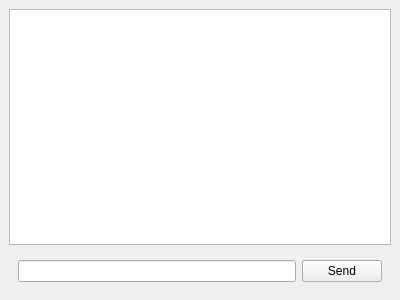
<?xml version="1.0" encoding="UTF-8"?>
<ui version="4.0">
 <class>ChatView</class>
 <widget class="QMainWindow" name="ChatView">
  <property name="geometry">
   <rect>
    <x>0</x>
    <y>0</y>
    <width>400</width>
    <height>300</height>
   </rect>
  </property>
  <property name="windowTitle">
   <string>Chat</string>
  </property>
  <widget class="QWidget" name="centralwidget">
   <property name="windowTitle">
    <string>ChatView</string>
   </property>
   <layout class="QVBoxLayout" name="verticalLayout">
    <item>
     <widget class="QTextEdit" name="textEdit">
      <property name="undoRedoEnabled">
       <bool>false</bool>
      </property>
      <property name="readOnly">
       <bool>true</bool>
      </property>
      <property name="cursorWidth">
       <number>0</number>
      </property>
      <property name="textInteractionFlags">
       <set>Qt::NoTextInteraction</set>
      </property>
     </widget>
    </item>
    <item>
     <widget class="QWidget" name="widget" native="true">
      <layout class="QHBoxLayout" name="horizontalLayout">
       <item>
        <widget class="QLineEdit" name="input"/>
       </item>
       <item>
        <widget class="QPushButton" name="sendButton">
         <property name="text">
          <string>Send</string>
         </property>
        </widget>
       </item>
      </layout>
     </widget>
    </item>
   </layout>
  </widget>
 </widget>
 <resources/>
 <connections/>
</ui>
